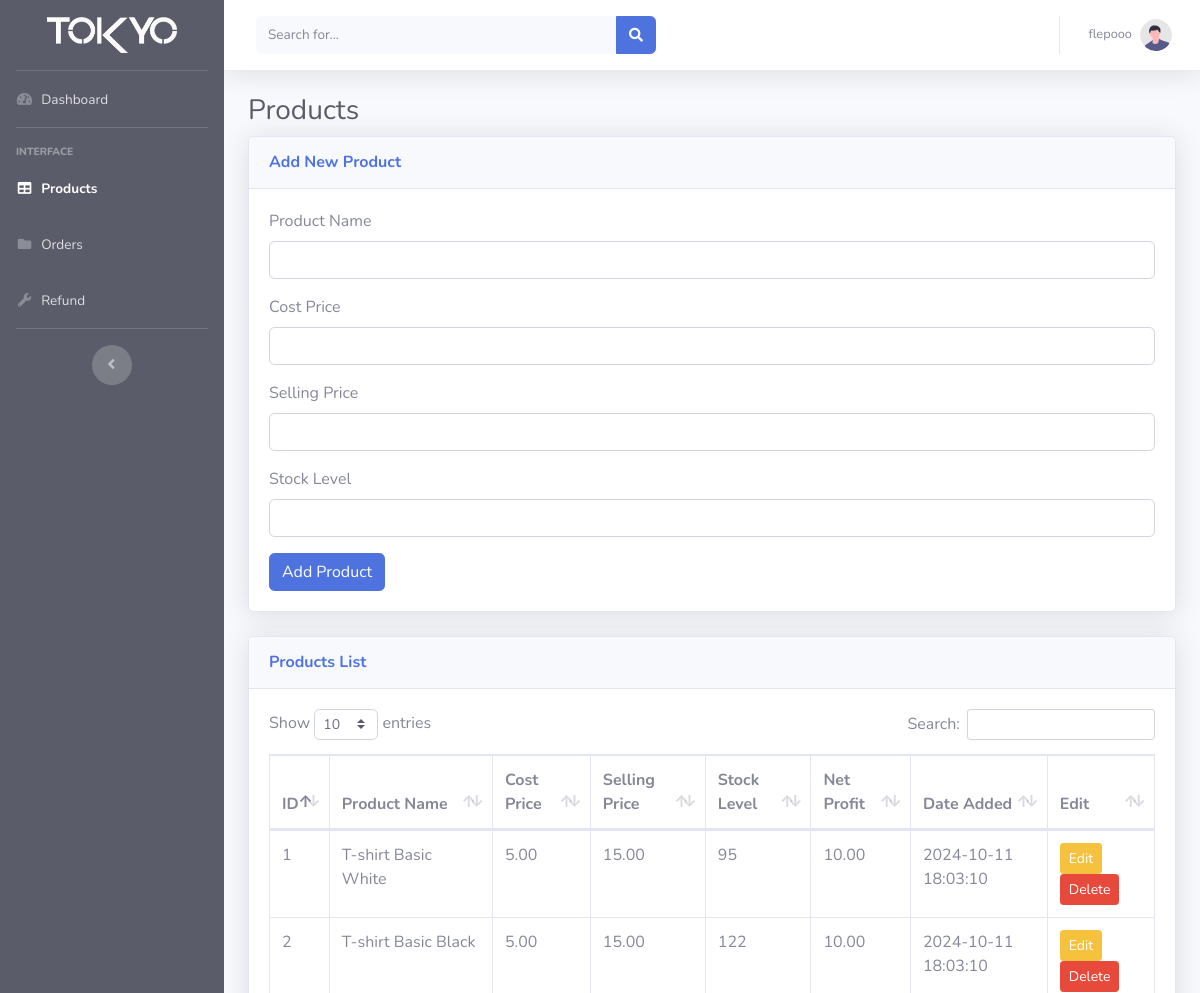
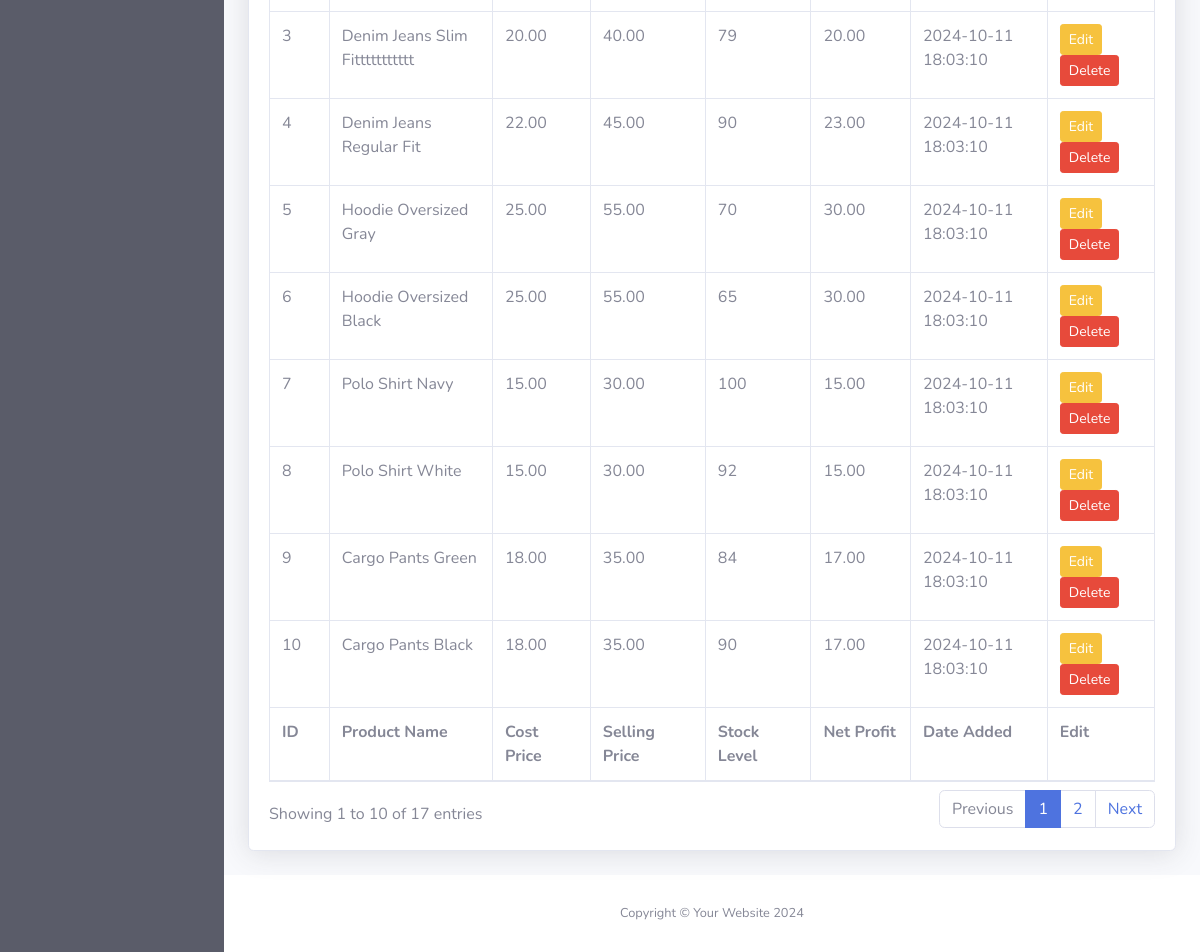
The page /products.php (signed in) on the database its author committed (2 pictures, top to bottom).
### tables this page shows
CREATE TABLE `users` (
  `user_id` int(11) NOT NULL,
  `username` varchar(50) NOT NULL,
  `password` varchar(255) NOT NULL,
  `email` varchar(100) NOT NULL,
  `role` enum('super_admin','admin') NOT NULL,
  `created_at` timestamp NOT NULL DEFAULT current_timestamp()
);

CREATE TABLE `products` (
  `product_id` int(11) NOT NULL,
  `product_name` varchar(100) NOT NULL,
  `cost_price` decimal(10,2) NOT NULL,
  `selling_price` decimal(10,2) NOT NULL,
  `category` varchar(100) DEFAULT NULL,
  `stock_level` int(11) NOT NULL DEFAULT 0,
  `reorder_point` int(11) DEFAULT 5,
  `deleted_at` timestamp NULL DEFAULT NULL,
  `created_at` timestamp NOT NULL DEFAULT current_timestamp(),
  `net_profit` decimal(10,2) GENERATED ALWAYS AS (`selling_price` - `cost_price`) STORED
);

### products.php (the view, shortened to what this page needs)
<?php
include 'db_connection.php';
if (isset($_SESSION['username'])) {
    $user_id = $_SESSION['user_id'];
    $stmt = $conn->prepare("SELECT username FROM users WHERE user_id = ?");
    $stmt->bind_param("i", $user_id);
    $stmt->execute();
    $result = $stmt->get_result();
    if ($result->num_rows > 0) {
        $user = $result->fetch_assoc();
        $username = htmlspecialchars($user['username'], ENT_QUOTES, 'UTF-8');
    } else {
        header("Location: login.php");
        exit;
    }
} else {
    header("Location: login.php");
    exit;
}
$sql = "SELECT product_id, product_name, cost_price, selling_price, stock_level, created_at, net_profit FROM products";
$result = $conn->query($sql);
?>
<!DOCTYPE html>
<html lang="en">
<head>
    <link href="vendor/fontawesome-free/css/all.min.css" rel="stylesheet" type="text/css">
    <link href="css/sb-admin-2.min.css" rel="stylesheet">
    <link href="vendor/datatables/dataTables.bootstrap4.min.css" rel="stylesheet">
</head>
<body id="page-top">
    <div id="wrapper">
        <ul class="navbar-nav bg-dark sidebar sidebar-dark accordion" id="accordionSidebar">
            <a class="sidebar-brand d-flex align-items-center justify-content-center" href="index.html">
                <div class="sidebar-brand-icon">
                    <img src="img/tokyo-white-bg.png" width="130" />
                </div>
            </a>
            <hr class="sidebar-divider my-0">
            <li class="nav-item ">
                <a class="nav-link" href="super_admin_dashboard.php">
                    <i class="fas fa-fw fa-tachometer-alt"></i>
                    <span>Dashboard</span></a>
            </li>
            <hr class="sidebar-divider" />
            <div class="sidebar-heading">Interface</div>
            <li class="nav-item active">
                <a class="nav-link" href="products.php">
                    <i class="fas fa-fw fa-table"></i>
                    <span>Products</span></a>
            </li>
            <li class="nav-item">
                <a class="nav-link" href="orders.php">
                    <i class="fas fa-fw fa-folder"></i>
                    <span>Orders</span></a>
            </li>
            <li class="nav-item">
                <a class="nav-link" href="refund.php">
                    <i class="fas fa-fw fa-wrench"></i>
                    <span>Refund</span></a>
            </li>
            <hr class="sidebar-divider d-none d-md-block">
            <div class="text-center d-none d-md-inline">
                <button class="rounded-circle border-0" id="sidebarToggle"></button>
            </div>
        </ul>
        <div id="content-wrapper" class="d-flex flex-column">
            <div id="content">
                <nav class="navbar navbar-expand navbar-light bg-white topbar mb-4 static-top shadow">
                    <form
                        class="d-none d-sm-inline-block form-inline mr-auto ml-md-3 my-2 my-md-0 mw-100 navbar-search">
                        <div class="input-group">
                            <input type="text" class="form-control bg-light border-0 small" placeholder="Search for..."
                                aria-label="Search" aria-describedby="basic-addon2" />
                            <div class="input-group-append">
                                <button class="btn btn-primary" type="button">
                                    <i class="fas fa-search fa-sm"></i>
                                </button>
                            </div>
                        </div>
                    </form>
                    <ul class="navbar-nav ml-auto">
                        <li class="nav-item dropdown no-arrow">
                            <a class="nav-link dropdown-toggle" href="#" id="userDropdown" role="button"
                                data-toggle="dropdown" aria-haspopup="true" aria-expanded="false">
                                <span
                                    class="mr-2 d-none d-lg-inline text-gray-600 small"><?php echo $username; ?></span>
                                <img class="img-profile rounded-circle" src="img/undraw_profile.svg" />
                            </a>
                        </li>
                    </ul>
                </nav>
                <div class="container-fluid">
                    <h1 class="h3 mb-2 text-gray-800">Products</h1>
                    <div class="card shadow mb-4">
                        <div class="card-header py-3">
                            <h6 class="m-0 font-weight-bold text-primary">Add New Product</h6>
                        </div>
                        <div class="card-body">
                            <form method="POST" action="">
                                <div class="form-group">
                                    <label for="product_name">Product Name</label>
                                    <input type="text" class="form-control" id="product_name" name="product_name"
                                        required>
                                </div>
                                <div class="form-group">
                                    <label for="cost_price">Cost Price</label>
                                    <input type="number" step="0.01" class="form-control" id="cost_price"
                                        name="cost_price" required>
                                </div>
                                <div class="form-group">
                                    <label for="selling_price">Selling Price</label>
                                    <input type="number" step="0.01" class="form-control" id="selling_price"
                                        name="selling_price" required>
                                </div>
                                <div class="form-group">
                                    <label for="stock_level">Stock Level</label>
                                    <input type="number" class="form-control" id="stock_level" name="stock_level"
                                        required>
                                </div>
                                <button type="submit" class="btn btn-primary">Add Product</button>
                            </form>
                        </div>
                    </div>
                    <div class="card shadow mb-4">
                        <div class="card-header py-3">
                            <h6 class="m-0 font-weight-bold text-primary">Products List</h6>
                        </div>
                        <div class="card-body">
                            <div class="table-responsive">
                                <table class="table table-bordered" id="dataTable" width="100%" cellspacing="0">
                                    <thead>
                                        <tr>
                                            <th>ID</th>
                                            <th>Product Name</th>
                                            <th>Cost Price</th>
                                            <th>Selling Price</th>
                                            <th>Stock Level</th>
                                            <th>Net Profit</th>
                                            <th>Date Added</th>
                                            <th>Edit</th>
                                        </tr>
                                    </thead>
                                    <tfoot>
                                        <tr>
                                            <th>ID</th>
                                            <th>Product Name</th>
                                            <th>Cost Price</th>
                                            <th>Selling Price</th>
                                            <th>Stock Level</th>
                                            <th>Net Profit</th>
                                            <th>Date Added</th>
                                            <th>Edit</th>
                                        </tr>
                                    </tfoot>
                                    <tbody>
                                        <?php
    if ($result->num_rows > 0) {
        while ($row = $result->fetch_assoc()) {
            echo "<tr>";
            echo "<td>" . htmlspecialchars($row['product_id']) . "</td>";
            echo "<td>" . htmlspecialchars($row['product_name']) . "</td>";
            echo "<td>" . htmlspecialchars($row['cost_price']) . "</td>";
            echo "<td>" . htmlspecialchars($row['selling_price']) . "</td>";
            echo "<td>" . htmlspecialchars($row['stock_level']) . "</td>";
            echo "<td>" . htmlspecialchars($row['net_profit']) . "</td>";
            echo "<td>" . htmlspecialchars($row['created_at']) . "</td>";
            echo "<td>
            <a href='update_product.php?edit_product_id=" . htmlspecialchars($row['product_id']) . "' class='btn btn-warning btn-sm'>
                Edit
            </a>
                    <form action='' method='POST' style='display:inline;'>
                        <input type='hidden' name='delete_product_id' value='" . htmlspecialchars($row['product_id']) . "'>
                        <button type='submit' class='btn btn-danger btn-sm'>Delete</button>
                    </form>
                  </td>";
            echo "</tr>";
        }
    } else {
        echo "<tr><td colspan='8'>No products found</td></tr>";
    }
    ?>
                                    </tbody>
                                </table>
                            </div>
                        </div>
                    </div>
                </div>
            </div>
            <footer class="sticky-footer bg-white">
                <div class="container my-auto">
                    <div class="copyright text-center my-auto">
                        <span>Copyright &copy; Your Website 2024</span>
                    </div>
                </div>
            </footer>
        </div>
    </div>
</body>
</html>

### rows shown on the page
users: username "flepooo"
products: product_id "1", product_name "T-shirt Basic White", cost_price "5.00", selling_price "15.00", stock_level "95", net_profit "10.00", created_at "2024-10-11 18:03:10"
products: product_id "2", product_name "T-shirt Basic Black", cost_price "5.00", selling_price "15.00", stock_level "122", net_profit "10.00", created_at "2024-10-11 18:03:10"
products: product_id "3", product_name "Denim Jeans Slim Fittttttttttt", cost_price "20.00", selling_price "40.00", stock_level "79", net_profit "20.00", created_at "2024-10-11 18:03:10"
products: product_id "4", product_name "Denim Jeans Regular Fit", cost_price "22.00", selling_price "45.00", stock_level "90", net_profit "23.00", created_at "2024-10-11 18:03:10"
products: product_id "5", product_name "Hoodie Oversized Gray", cost_price "25.00", selling_price "55.00", stock_level "70", net_profit "30.00", created_at "2024-10-11 18:03:10"
products: product_id "6", product_name "Hoodie Oversized Black", cost_price "25.00", selling_price "55.00", stock_level "65", net_profit "30.00", created_at "2024-10-11 18:03:10"
products: product_id "7", product_name "Polo Shirt Navy", cost_price "15.00", selling_price "30.00", stock_level "100", net_profit "15.00", created_at "2024-10-11 18:03:10"
products: product_id "8", product_name "Polo Shirt White", cost_price "15.00", selling_price "30.00", stock_level "92", net_profit "15.00", created_at "2024-10-11 18:03:10"
products: product_id "9", product_name "Cargo Pants Green", cost_price "18.00", selling_price "35.00", stock_level "84", net_profit "17.00", created_at "2024-10-11 18:03:10"
products: product_id "10", product_name "Cargo Pants Black", cost_price "18.00", selling_price "35.00", stock_level "90", net_profit "17.00", created_at "2024-10-11 18:03:10"
